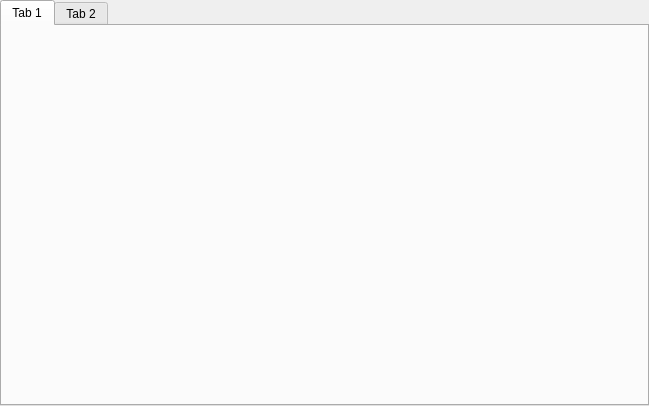
<?xml version="1.0" encoding="UTF-8"?>
<ui version="4.0">
 <class>MainWidget</class>
 <widget class="QWidget" name="MainWidget">
  <property name="geometry">
   <rect>
    <x>0</x>
    <y>0</y>
    <width>649</width>
    <height>406</height>
   </rect>
  </property>
  <property name="windowTitle">
   <string>MainWidget</string>
  </property>
  <layout class="QHBoxLayout" name="horizontalLayout">
   <property name="leftMargin">
    <number>0</number>
   </property>
   <property name="topMargin">
    <number>0</number>
   </property>
   <property name="rightMargin">
    <number>0</number>
   </property>
   <property name="bottomMargin">
    <number>0</number>
   </property>
   <item>
    <widget class="QTabWidget" name="tabWidgetServers">
     <property name="currentIndex">
      <number>0</number>
     </property>
     <widget class="QWidget" name="tab">
      <attribute name="title">
       <string>Tab 1</string>
      </attribute>
     </widget>
     <widget class="QWidget" name="tab_2">
      <attribute name="title">
       <string>Tab 2</string>
      </attribute>
     </widget>
    </widget>
   </item>
  </layout>
 </widget>
 <layoutdefault spacing="6" margin="11"/>
 <resources/>
 <connections/>
</ui>
